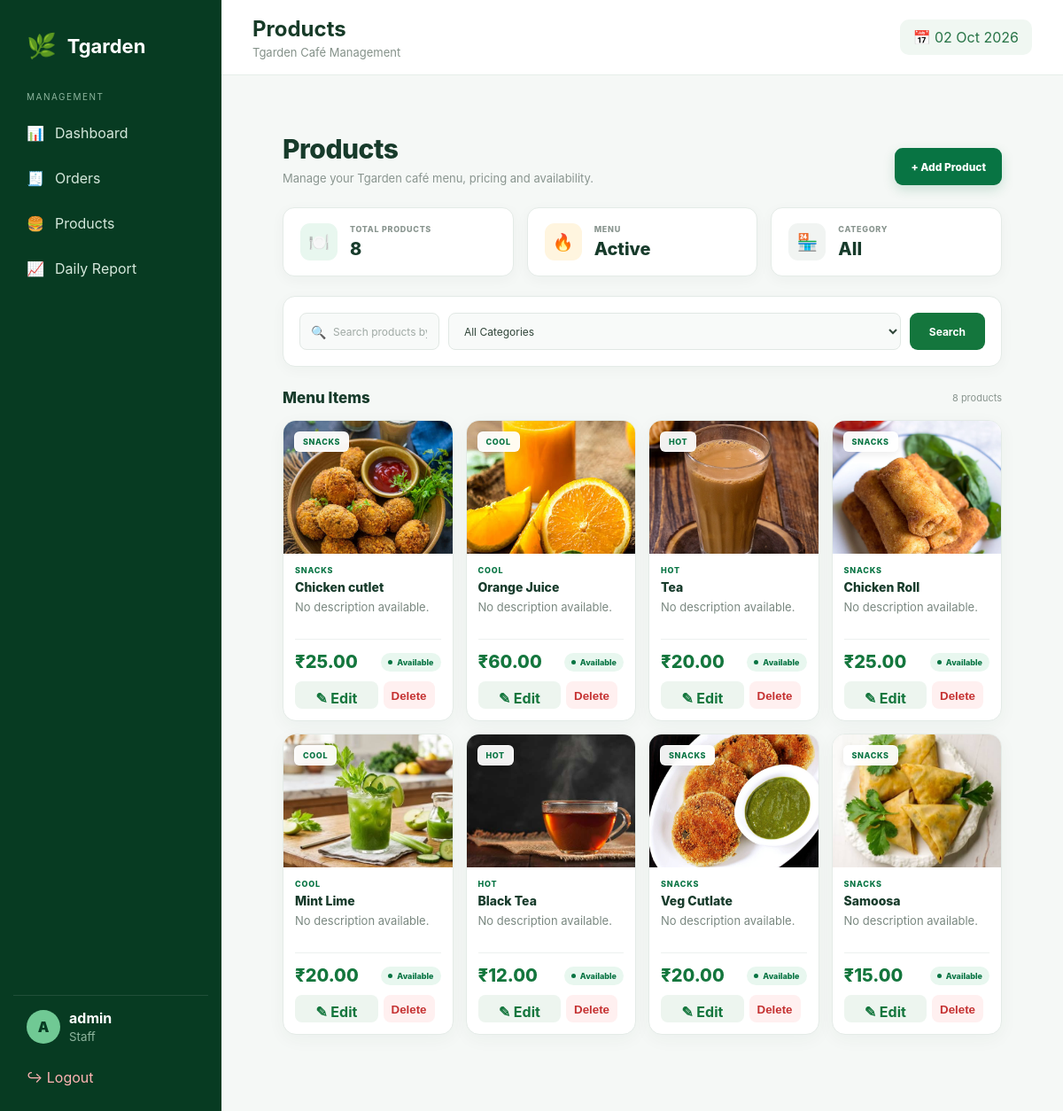
The app's page /staff/products/ (signed in), older data.
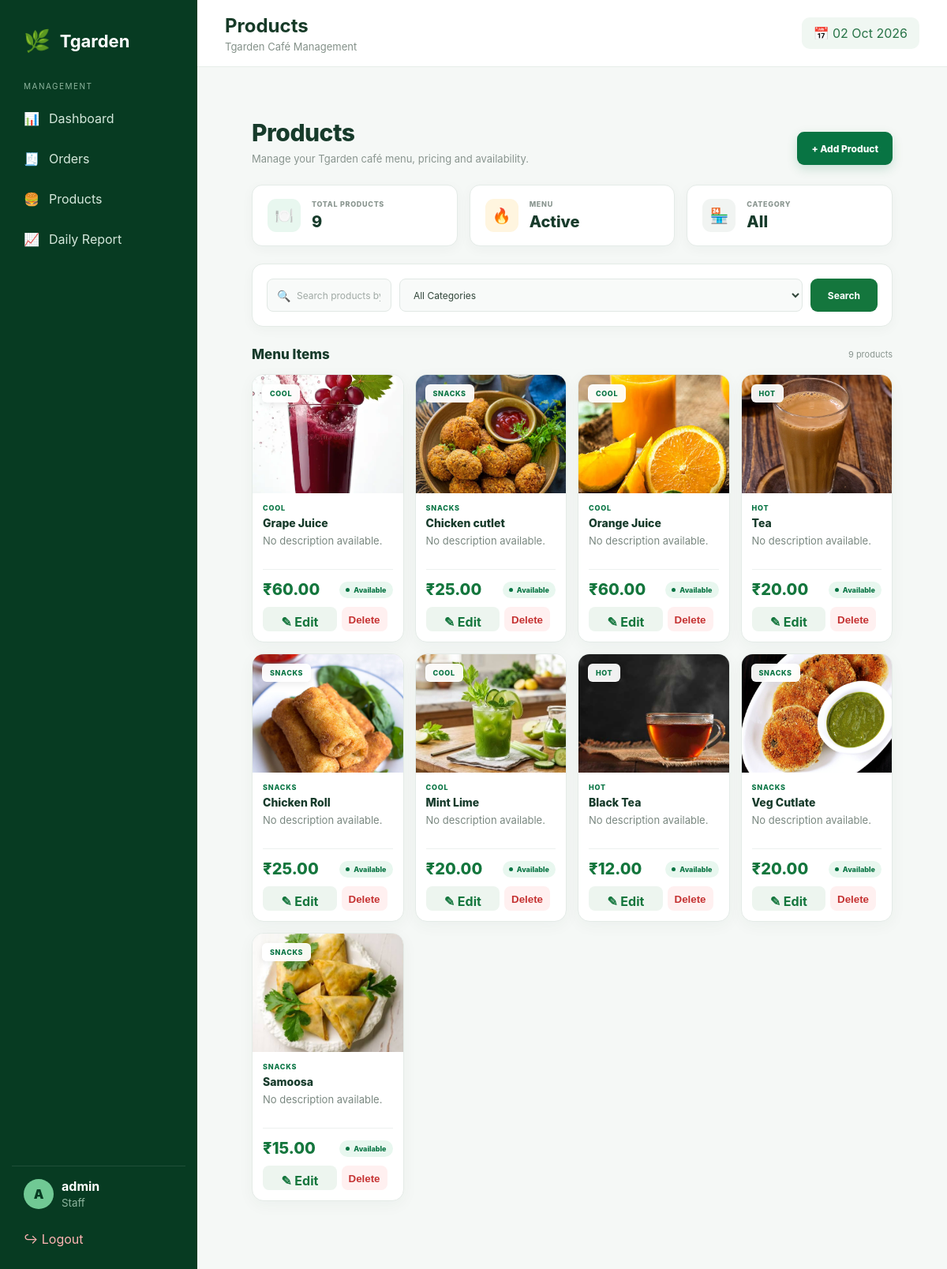
The same page, newer data.
### cafe/models.py (models this page shows, shortened)
class Product(models.Model):
    CATEGORY_CHOICES = [
        ("HOT", "Hot"),
        ("COOL", "Cool"),
        ("SNACKS", "Snacks"),
    ]
    name = models.CharField(
        max_length=200
    )
    description = models.TextField(
        blank=True
    )
    price = models.DecimalField(
        max_digits=10,
        decimal_places=2
    )
    image = models.ImageField(
        upload_to="products/",
        blank=True,
        null=True
    )
    category = models.CharField(
        max_length=20,
        choices=CATEGORY_CHOICES,
        default="SNACKS"
    )
    is_available = models.BooleanField(
        default=True
    )
    created_at = models.DateTimeField(
        auto_now_add=True
    )
    stock = models.PositiveIntegerField(
        default=0,
        verbose_name="Available Quantity"
    )
    class Meta:
        ordering = ["-created_at"]

### staff/views.py (the view)
@staff_required
def products(request):
    products = Product.objects.all().order_by(
        "-created_at"
    )
    search = request.GET.get("search")
    category = request.GET.get("category")
    if search:
        products = products.filter(
            name__icontains=search
        )
    if category:
        products = products.filter(
            category=category
        )
    return render(
        request,
        "staff/products.html",
        {
            "products": products,
            "search": search or "",
            "category": category or "",
        }
    )

### staff/views.py (called while the page is built)
def is_staff(user):
    return user.is_authenticated and user.is_staff

### staff/templates/staff/products.html (shortened to what this page needs)
{% extends "staff/base.html" %}
{% block page_title %}
Products
{% endblock %}
{% block content %}
<div class="products-page">
    <div class="products-header">
        <div class="products-header-left">
            <h1>
                Products
            </h1>
            <p>
                Manage your Tgarden café menu, pricing and availability.
            </p>
        </div>
        <a
            href="{% url 'staff:add_product' %}"
            class="primary-button"
        >
            + Add Product
        </a>
    </div>
    <div class="product-stats">
        <div class="stat-card">
            <div class="stat-icon green">
                🍽️
            </div>
            <div class="stat-text">
                <small>
                    Total Products
                </small>
                <strong>
                    {{ products|length }}
                </strong>
            </div>
        </div>
        <div class="stat-card">
            <div class="stat-icon orange">
                🔥
            </div>
            <div class="stat-text">
                <small>
                    Menu
                </small>
                <strong>
                    Active
                </strong>
            </div>
        </div>
        <div class="stat-card">
            <div class="stat-icon gray">
                🏪
            </div>
            <div class="stat-text">
                <small>
                    Category
                </small>
                <strong>
                    {% if category %}
                        {{ category }}
                    {% else %}
                        All
                    {% endif %}
                </strong>
            </div>
        </div>
    </div>
    <div class="search-card">
        <form
            method="GET"
            class="search-form"
        >
            <div class="search-input-wrapper">
                <span class="search-input-icon">
                </span>
                <input
                    type="text"
                    name="search"
                    value="{{ search }}"
                    placeholder="Search products by name or description..."
                >
            </div>
            <select name="category">
                <option value="">
                    All Categories
                </option>
            </select>
            <button
                type="submit"
                class="search-button"
            >
                Search
            </button>
        </form>
    </div>
    <div class="products-section-header">
        <h2>
            Menu Items
        </h2>
        <span>
            {% if products %}
                {{ products|length }} product{{ products|length|pluralize }}
            {% else %}
                0 products
            {% endif %}
        </span>
    </div>
    <div class="product-grid">
        {% for product in products %}
        <div class="product-card">
            <div class="product-image">
                {% if product.image %}
                    <img
                        src="{{ product.image.url }}"
                        alt="{{ product.name }}"
                    >
                {% else %}
                    <div class="no-image">
                        🍽️
                    </div>
                {% endif %}
                <span class="category-badge">
                    {{ product.category }}
                </span>
            </div>
            <div class="product-info">
                <div class="product-category">
                    {{ product.category }}
                </div>
                <h3>
                    {{ product.name }}
                </h3>
                <p class="product-description">
                    {% if product.description %}
                        {{ product.description|truncatewords:12 }}
                    {% else %}
                        No description available.
                    {% endif %}
                </p>
                <div class="product-bottom">
                    <strong class="product-price">
                        ₹{{ product.price|floatformat:2 }}
                    </strong>
                    {% if product.is_available %}
                        <span class="available">
                            Available
                        </span>
                    {% else %}
                        <span class="unavailable">
                            Unavailable
                        </span>
                    {% endif %}
                </div>
                <div class="product-actions">
                    <a
                        href="{% url 'staff:edit_product' product.id %}"
                        class="edit-button"
                    >
                        ✎ Edit
                    </a>
                    <form
                        method="POST"
                        action="{% url 'staff:delete_product' product.id %}"
                        class="delete-form"
                    >
                        <button
                            type="submit"
                            class="delete-button"
                            onclick="return confirm('Are you sure you want to delete {{ product.name }}?')"
                        >
                            Delete
                        </button>
                    </form>
                </div>
            </div>
        </div>
        {% endfor %}
    </div>
</div>
{% endblock %}

### staff/templates/staff/base.html (shortened to what this page needs)
{% load static %}
<!DOCTYPE html>
<html>
<head>
    <link
        rel="stylesheet"
        href="{% static 'staff/css/staff.css' %}"
    >
</head>
<body>
<div class="staff-layout">
    <aside class="sidebar">
        <div class="sidebar-logo">
            <span>
                🌿
            </span>
            <strong>
                Tgarden
            </strong>
        </div>
        <div class="sidebar-label">
            MANAGEMENT
        </div>
        <a
            href="{% url 'staff:dashboard' %}"
            class="sidebar-link"
        >
            📊
            <span>Dashboard</span>
        </a>
        <a
            href="{% url 'staff:orders' %}"
            class="sidebar-link"
        >
            🧾
            <span>Orders</span>
        </a>
        <a
            href="{% url 'staff:products' %}"
            class="sidebar-link"
        >
            🍔
            <span>Products</span>
        </a>
        <a
            href="{% url 'staff:daily_report' %}"
            class="sidebar-link"
        >
            📈
            <span>Daily Report</span>
        </a>
        <div class="sidebar-bottom">
            <div class="staff-user">
                <div class="user-avatar">
                    {{ request.user.username|first|upper }}
                </div>
                <div>
                    <strong>
                        {{ request.user.username }}
                    </strong>
                    <small>
                        Staff
                    </small>
                </div>
            </div>
            <a
                href="{% url 'staff:logout' %}"
                class="logout-link"
            >
                ↪ Logout
            </a>
        </div>
    </aside>
    <main class="staff-main">
        <header class="staff-header">
            <div>
                <h2>
                    {% block page_title %}{% endblock %}
                </h2>
                <p>
                    Tgarden Café Management
                </p>
            </div>
            <div class="header-date">
                📅 {% now "d M Y" %}
            </div>
        </header>
        <div class="staff-content">
            {% block content %}
            {% endblock %}
        </div>
    </main>
</div>
</body>
</html>

### staff/static/staff/css/staff.css (style rules this page uses)
* { box-sizing: border-box; }
body { margin: 0; font-family: Inter, Arial, sans-serif; background: #f5f8f6; color: #173b28; }
.staff-layout { min-height: 100vh; display: flex; }
.sidebar { width: 250px; background: #073b22; color: white; padding: 25px 15px; position: fixed; top: 0; bottom: 0; left: 0; display: flex; flex-direction: column; }
.sidebar-logo { display: flex; align-items: center; gap: 12px; padding: 10px 15px 35px; font-size: 22px; }
.sidebar-logo span { font-size: 27px; }
.sidebar-label { font-size: 10px; letter-spacing: 1.5px; color: #8eb59e; padding: 0 15px 12px; }
.sidebar-link { display: flex; gap: 12px; align-items: center; padding: 13px 15px; margin-bottom: 5px; border-radius: 10px; color: #d5e8dc; text-decoration: none; }
.sidebar-bottom { margin-top: auto; }
.staff-user { display: flex; gap: 10px; align-items: center; padding: 15px; border-top: 1px solid rgba(255,255,255,.1); }
.user-avatar { width: 38px; height: 38px; border-radius: 50%; display: flex; align-items: center; justify-content: center; background: #70c994; color: #073b22; font-weight: 900; }
.staff-user strong { display: block; }
.staff-user small { color: #8eb59e; }
.logout-link { display: block; padding: 12px 15px; color: #ffb4b4; text-decoration: none; }
.staff-main { margin-left: 250px; width: calc(100% - 250px); }
.staff-header { height: 85px; background: white; border-bottom: 1px solid #e6eee9; padding: 18px 35px; display: flex; align-items: center; justify-content: space-between; }
.staff-header h2 { margin: 0; }
.staff-header p { margin: 4px 0 0; color: #849189; font-size: 13px; }
.header-date { background: #f0f7f2; padding: 10px 15px; border-radius: 10px; color: #287447; }
.staff-content { padding: 35px; }
.stat-card { background: white; border-radius: 16px; padding: 22px; display: flex; gap: 15px; align-items: center; box-shadow: 0 4px 20px rgba(20,80,40,.05); }
.stat-card strong { display: block; font-size: 28px; margin-top: 5px; }
.stat-icon { width: 50px; height: 50px; border-radius: 13px; display: flex; align-items: center; justify-content: center; font-size: 22px; }
.stat-icon.green { background: #e7f6ec; }
.stat-icon.orange { background: #fff2df; }
.primary-button { display: inline-block; background: #14763d; color: white; padding: 13px 20px; border-radius: 10px; text-decoration: none; border: none; font-weight: 700; cursor: pointer; }
.search-card { background: white; padding: 18px; border-radius: 15px; margin-bottom: 25px; }
.search-card form { display: flex; gap: 10px; }
.search-card input, .search-card select { padding: 12px 15px; border: 1px solid #dce8df; border-radius: 9px; outline: none; }
.search-card input { flex: 1; }
.search-card button { background: #14763d; color: white; border: none; padding: 12px 22px; border-radius: 9px; cursor: pointer; font-weight: 700; }
.product-grid { display: grid; grid-template-columns: repeat(3, 1fr); gap: 20px; }
.product-card { background: white; border-radius: 18px; overflow: hidden; box-shadow: 0 5px 20px rgba(20,80,40,.06); }
.product-image { height: 190px; background: #edf5ef; }
.product-image img { width: 100%; height: 100%; object-fit: cover; }
.product-info { padding: 20px; }
.product-category { color: #188044; font-size: 11px; font-weight: 800; text-transform: uppercase; letter-spacing: 1px; }
.product-info h3 { margin: 8px 0; }
.product-info p { color: #7a8880; font-size: 13px; min-height: 35px; }
.product-bottom { display: flex; justify-content: space-between; align-items: center; margin-top: 15px; }
.product-bottom strong { font-size: 20px; color: #14763d; }
.available { background: #e7f6ec; color: #14763d; padding: 5px 9px; border-radius: 20px; font-size: 11px; }
.product-actions { display: flex; gap: 8px; margin-top: 18px; }
.product-actions a, .product-actions button { flex: 1; text-align: center; padding: 9px; border-radius: 8px; border: none; cursor: pointer; text-decoration: none; background: #edf5ef; color: #14763d; font-weight: 700; }
.product-actions button { background: #fff0f0; color: #c53232; }
.stat-icon { width: 50px; height: 50px; border-radius: 14px; display: flex; align-items: center; justify-content: center; font-size: 22px; flex-shrink: 0; }
.stat-icon.green { background: #e8f7ee; }
.stat-icon { width: 50px; height: 50px; flex-shrink: 0; display: flex; align-items: center; justify-content: center; border-radius: 12px; font-size: 21px; font-weight: 800; }

Row changes from the older to the newer data that the page shows:
added Product: image (picture), category "COOL", name "Grape Juice", description "No description available.", price "60.00", is_available "Available"
Text that changed along with them:
{{ products|length }}: "8" → "9"
